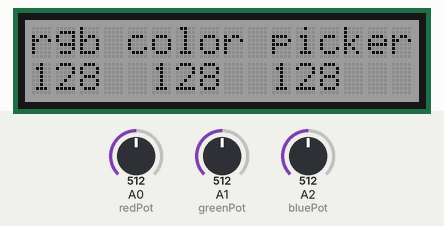
Bench run of a sketch on a simulated Arduino Uno, built with avr-gcc and run on an emulated ATmega328P. Parts: 16×2 character LCD. The inputs (shaded band) are chosen by the test bench; at power-on: A0 (redPot) = 512, A1 (greenPot) = 512, A2 (bluePot) = 512. What the sketch prints to the serial monitor is not drawn.

Above: at 1.2 s.
1.3 s: A0 (redPot) set to 500
At 1.6 s:
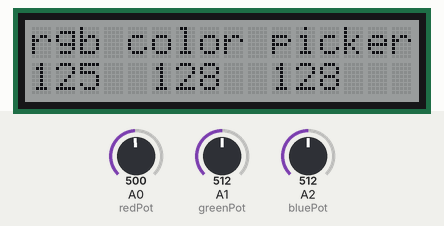
2.8 s: A1 (greenPot) set to 496
At 4.0 s:
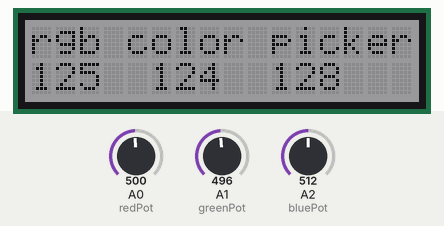
4.3 s: A2 (bluePot) set to 499
At 5.1 s:
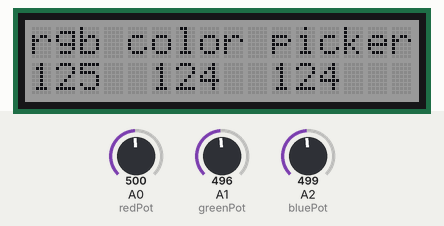
5.8 s: A2 (bluePot) set to 122
At 6.3 s:
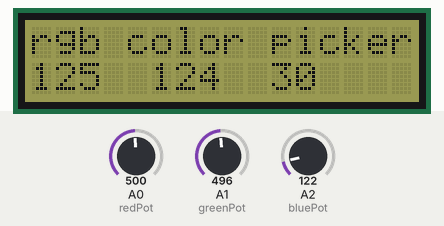
7.3 s: A1 (greenPot) set to 122
At 8.4 s:
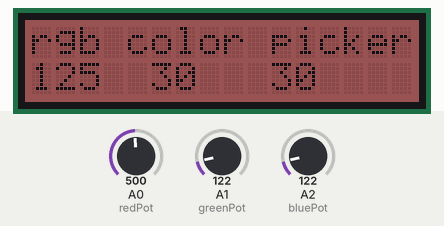
8.8 s: A0 (redPot) set to 716
At 9.6 s:
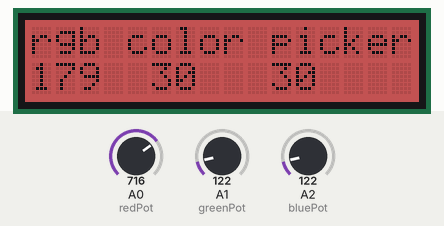
Timing chart, 0 to 11.3 s (numbered marks = the images above; inputs shaded):
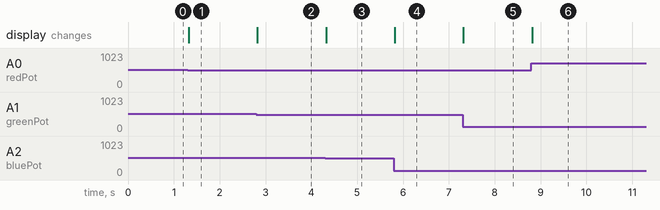

Measured:
- the behaviour switches between 512 and 511 on A0 (redPot) (found by bisection; images 0 and 1)
- the behaviour switches between 512 and 511 on A1 (greenPot) (found by bisection; images 1 and 2)
- the behaviour switches between 512 and 511 on A2 (bluePot) (found by bisection; images 2 and 3)
- after the input at 1.3 s, the display: changes at once (image 1)
- after the input at 2.8 s, the display: changes at once (image 2)
- after the input at 4.3 s, the display: changes at once (image 3)
- after the input at 5.8 s, the display: changes at once (image 4)
- after the input at 7.3 s, the display: changes at once (image 5)
- after the input at 8.8 s, the display: changes at once (image 6)

The sketch:

buddieColorPicker_LCD.ino
```cpp
/* uses library

DFRobot_RGBLCD1602

*/

/*
  this code allows user to select LCD color via 3 pots

  our LCD modules are :
    LCD1602 RGB Module  |  V2.0  | 0x2D

  you must enter 0x2d // hexidecimal number into the constructor call

  //DFRobot_RGBLCD1602 lcd(0x2D ,16,2);
*/


#include "DFRobot_RGBLCD1602.h"

DFRobot_RGBLCD1602 lcd(/*RGBAddr*/0x2D ,/*lcdCols*/16,/*lcdRows*/2);  //16 characters and 2 lines of show

int r,g,b;

int redPot = A0;
int greenPot = A1;
int bluePot = A2;

void setup() {
  // put your setup code here, to run once:
  	Serial.begin(9600);
    lcd.init();
    // Print a message to the LCD.
    lcd.print("rgb color picker");

    Serial.println("Pot values");

}

void loop() {
  // put your main code here, to run repeatedly:
  readPots();

  lcd.setRGB(r, g, b);

        lcd.setCursor(0, 1);
        lcd.print(r);

        lcd.setCursor(5, 1);
        lcd.print(g);

        lcd.setCursor(10, 1);
        lcd.print(b);

        // erase zeros from big numbers
        if ( r < 100) {
          lcd.setCursor(2, 1);
          lcd.print(' ');
        }

        if ( g < 100) {
          lcd.setCursor(7, 1);
          lcd.print(' ');
        }

        if ( b < 100) {
          lcd.setCursor(12, 1);
          lcd.print(' ');
        }
        // remove 0s from Y position
        if ( r < 10) {
          lcd.setCursor(1, 1);
          lcd.print(' ');
        }

        if ( g < 10) {
          lcd.setCursor(6, 1);
          lcd.print(' ');
        }

        if ( b < 10) {
          lcd.setCursor(11, 1);
          lcd.print(' ');
        }

        // print to serial monitor
        Serial.print(r);
        Serial.print("\t");
        Serial.print(g);
        Serial.print("\t");
        Serial.print(b);
        Serial.println();

}

void readPots() {

  r = analogRead(redPot)/4;
  g = analogRead (greenPot)/4;
  b = analogRead(bluePot)/4;

}
```
